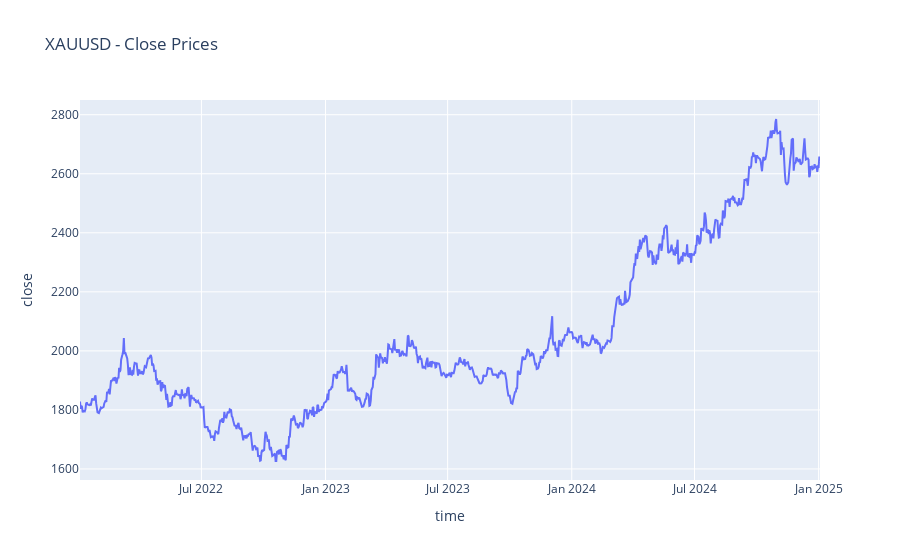

Notebook cell for this chart:
### Code cell
fig = px.line(df, x='time', y='close', title='XAUUSD - Close Prices')  # creating a figure using px.line
display(fig)  # showing figure in output

### Figure 1 — Plotly figure (JSON) as saved in the notebook; plotly's stock layout.template omitted (floating-point values rounded to 4 significant figures; data arrays with more than 128 entries replaced by an {"elided": "..."} marker saying what was removed)
{"data": [{"hovertemplate": "time=%{x}<br>close=%{y}<extra></extra>", "legendgroup": "", "line": {"color": "#636efa", "dash": "solid"}, "marker": {"symbol": "circle"}, "mode": "lines", "name": "", "orientation": "v", "showlegend": false, "type": "scatter", "x": {"elided": "935 str values"}, "xaxis": "x", "y": {"elided": "935 float values"}, "yaxis": "y"}], "layout": {"legend": {"tracegroupgap": 0}, "title": {"text": "XAUUSD - Close Prices"}, "xaxis": {"anchor": "y", "domain": [0, 1], "title": {"text": "time"}}, "yaxis": {"anchor": "x", "domain": [0, 1], "title": {"text": "close"}}}}
